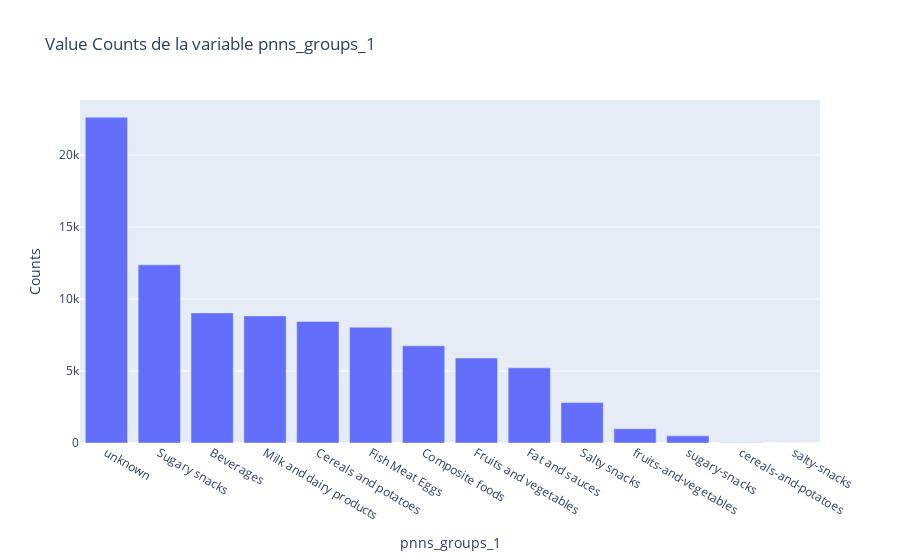

Notebook source saved alongside this figure:
### Code cell
counts = df_pnns1.value_counts().reset_index()
counts.columns = ['pnns_groups_1', 'Counts']
print(df_pnns1.value_counts())
# Créer le graphique avec Plotly
fig = px.bar(counts, x='pnns_groups_1', y='Counts', title='Value Counts de la variable pnns_groups_1')

# Afficher le graphique
fig.show()

### Figure 1 — Plotly figure (JSON) as saved in the notebook; plotly's stock layout.template omitted (floating-point values rounded to 4 significant figures)
{"data": [{"alignmentgroup": "True", "hovertemplate": "pnns_groups_1=%{x}<br>Counts=%{y}<extra></extra>", "legendgroup": "", "marker": {"color": "#636efa", "pattern": {"shape": ""}}, "name": "", "offsetgroup": "", "orientation": "v", "showlegend": false, "textposition": "auto", "type": "bar", "x": ["unknown", "Sugary snacks", "Beverages", "Milk and dairy products", "Cereals and potatoes", "Fish Meat Eggs", "Composite foods", "Fruits and vegetables", "Fat and sauces", "Salty snacks", "fruits-and-vegetables", "sugary-snacks", "cereals-and-potatoes", "salty-snacks"], "xaxis": "x", "y": [22624, 12368, 9033, 8825, 8442, 8041, 6747, 5908, 5216, 2809, 987, 496, 16, 1], "yaxis": "y"}], "layout": {"barmode": "relative", "legend": {"tracegroupgap": 0}, "title": {"text": "Value Counts de la variable pnns_groups_1"}, "xaxis": {"anchor": "y", "domain": [0, 1], "title": {"text": "pnns_groups_1"}}, "yaxis": {"anchor": "x", "domain": [0, 1], "title": {"text": "Counts"}}}}
